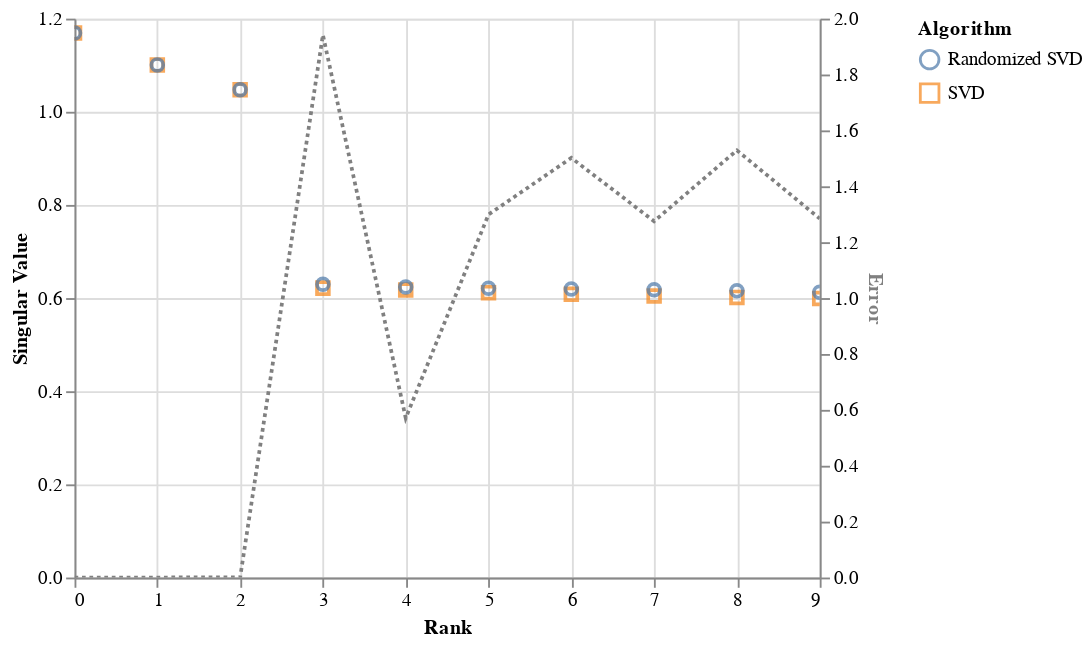

Here is the notebook cell this chart was saved with:
### Code cell
alt.layer(
    plot_singular_values(limit_ranks=10, **{"SVD": svd_random, "Randomized SVD": svd_standard}),
    plot_singular_vector_errors(svd_random, svd_standard, limit_ranks=10)
).resolve_scale(y="independent")

### Figure 1 — Vega-Lite specification as saved in the notebook (floating-point values rounded to 4 significant figures)
{"config": {"view": {"continuousWidth": 400, "continuousHeight": 300}}, "layer": [{"data": {"name": "data-206c21864eaca6e8213461115419ce0a"}, "mark": {"type": "point", "size": 40}, "encoding": {"color": {"type": "nominal", "field": "Algorithm"}, "shape": {"type": "nominal", "field": "Algorithm"}, "tooltip": [{"type": "nominal", "field": "Algorithm"}, {"type": "quantitative", "field": "Value"}], "x": {"type": "quantitative", "field": "Rank"}, "y": {"type": "quantitative", "axis": {"title": "Singular Value"}, "field": "Value"}}, "selection": {"selector005": {"type": "interval", "bind": "scales", "encodings": ["x", "y"]}}}, {"data": {"name": "data-f0fb222611612ac113e479a4db5500c9"}, "mark": {"type": "line", "color": "gray", "strokeDash": [2, 2]}, "encoding": {"tooltip": [{"type": "quantitative", "field": "Error"}], "x": {"type": "quantitative", "field": "Rank"}, "y": {"type": "quantitative", "axis": {"title": "Error", "titleColor": "gray"}, "field": "Error"}}, "selection": {"selector006": {"type": "interval", "bind": "scales", "encodings": ["x", "y"]}}}], "resolve": {"scale": {"y": "independent"}}, "$schema": "https://vega.github.io/schema/vega-lite/v4.8.1.json", "datasets": {"data-206c21864eaca6e8213461115419ce0a": [{"Rank": 0, "Value": 1.169, "Algorithm": "SVD"}, {"Rank": 1, "Value": 1.101, "Algorithm": "SVD"}, {"Rank": 2, "Value": 1.047, "Algorithm": "SVD"}, {"Rank": 3, "Value": 0.6214, "Algorithm": "SVD"}, {"Rank": 4, "Value": 0.6174, "Algorithm": "SVD"}, {"Rank": 5, "Value": 0.6117, "Algorithm": "SVD"}, {"Rank": 6, "Value": 0.608, "Algorithm": "SVD"}, {"Rank": 7, "Value": 0.6045, "Algorithm": "SVD"}, {"Rank": 8, "Value": 0.6015, "Algorithm": "SVD"}, {"Rank": 9, "Value": 0.5992, "Algorithm": "SVD"}, {"Rank": 0, "Value": 1.169, "Algorithm": "Randomized SVD"}, {"Rank": 1, "Value": 1.101, "Algorithm": "Randomized SVD"}, {"Rank": 2, "Value": 1.047, "Algorithm": "Randomized SVD"}, {"Rank": 3, "Value": 0.6299, "Algorithm": "Randomized SVD"}, {"Rank": 4, "Value": 0.6239, "Algorithm": "Randomized SVD"}, {"Rank": 5, "Value": 0.6209, "Algorithm": "Randomized SVD"}, {"Rank": 6, "Value": 0.6193, "Algorithm": "Randomized SVD"}, {"Rank": 7, "Value": 0.6179, "Algorithm": "Randomized SVD"}, {"Rank": 8, "Value": 0.6155, "Algorithm": "Randomized SVD"}, {"Rank": 9, "Value": 0.6124, "Algorithm": "Randomized SVD"}], "data-f0fb222611612ac113e479a4db5500c9": [{"Rank": 0, "Error": 4.386e-05}, {"Rank": 1, "Error": 0.0001332}, {"Rank": 2, "Error": 0.0002587}, {"Rank": 3, "Error": 1.942}, {"Rank": 4, "Error": 0.5707}, {"Rank": 5, "Error": 1.299}, {"Rank": 6, "Error": 1.502}, {"Rank": 7, "Error": 1.275}, {"Rank": 8, "Error": 1.529}, {"Rank": 9, "Error": 1.285}]}}
